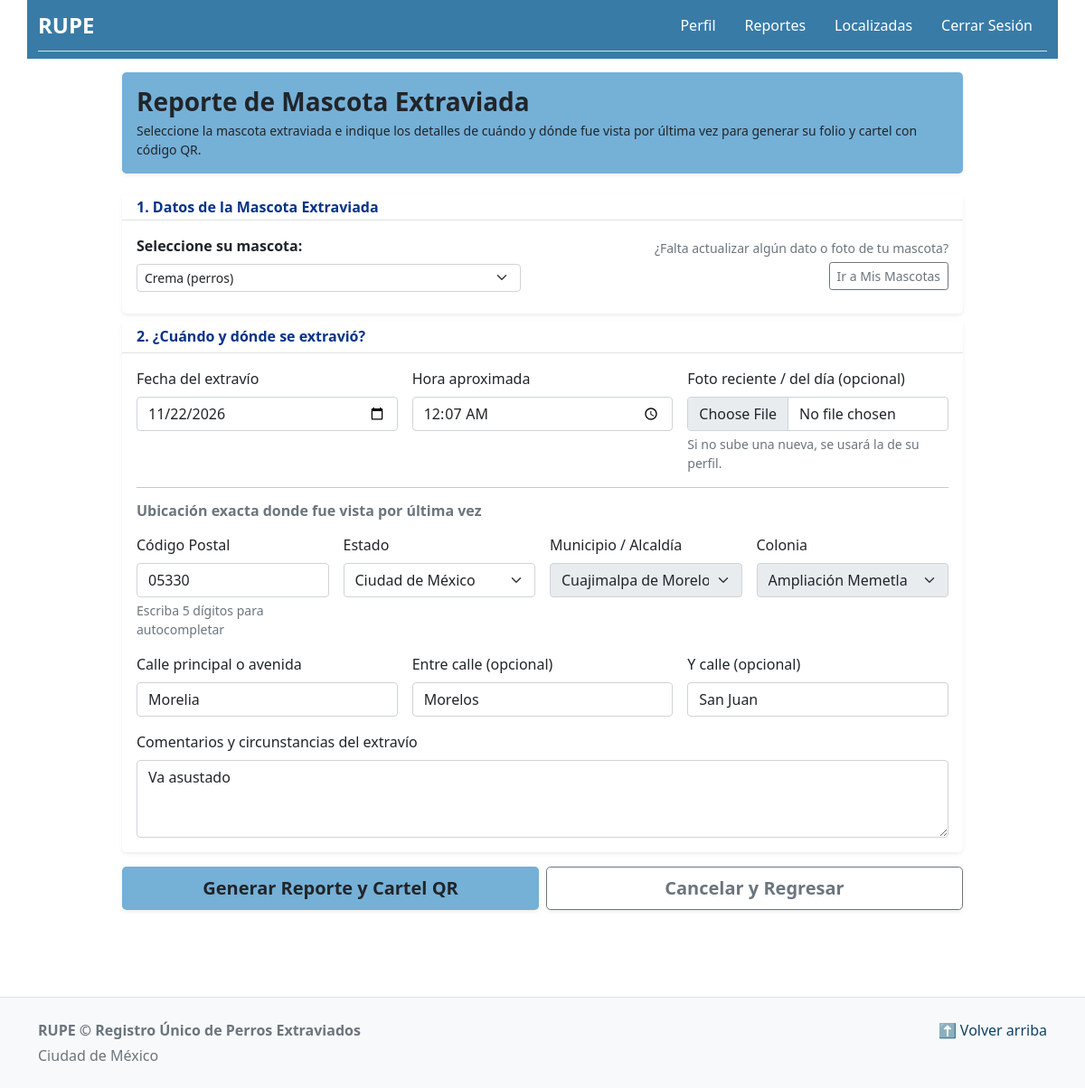
The app's page /controladores/usuarios/reportesusu.php?id=4 (signed in) with its own data.
### tables this page shows
CREATE TABLE `reportes` (
  `id_reporte` int NOT NULL,
  `id_reporte_padre` int DEFAULT NULL,
  `tipo_reporte` enum('extraviado','localizado') NOT NULL,
  `id_reporte_inicial` int DEFAULT NULL,
  `id_usuario` int DEFAULT NULL,
  `id_mascota` int DEFAULT NULL,
  `id_colonia` int DEFAULT NULL,
  `estatus` tinyint(1) NOT NULL DEFAULT '1',
  `nombre_invitado` varchar(150) DEFAULT NULL,
  `telefono_invitado` varchar(20) DEFAULT NULL,
  `en_resguardo` tinyint(1) NOT NULL DEFAULT '0',
  `calle` varchar(100) NOT NULL,
  `entre_calle` varchar(100) DEFAULT NULL,
  `y_calle` varchar(100) DEFAULT NULL,
  `foto` varchar(255) DEFAULT NULL,
  `fecha` date NOT NULL,
  `hora` time NOT NULL,
  `comentarios` varchar(255) DEFAULT NULL,
  `estado_reporte` enum('activo','recuperado') NOT NULL,
  `codigo_qr` varchar(255) NOT NULL
);

CREATE TABLE `mascotas` (
  `id_mascota` int NOT NULL,
  `id_usuario` int DEFAULT NULL,
  `id_catalogos` int NOT NULL,
  `id_sexos` int NOT NULL,
  `estatus` tinyint(1) NOT NULL DEFAULT '1',
  `nombre` varchar(50) DEFAULT NULL,
  `edad` int DEFAULT NULL,
  `color` varchar(50) DEFAULT NULL,
  `foto` varchar(250) DEFAULT NULL,
  `sena_particular` text,
  `tamano` varchar(15) DEFAULT NULL,
  `peso_aprox` int DEFAULT NULL
);

CREATE TABLE `codigos_postales` (
  `id_codigo` int NOT NULL,
  `id_alcaldias` int NOT NULL,
  `codigo_postal` varchar(10) DEFAULT NULL
);

CREATE TABLE `colonias` (
  `id_colonia` int NOT NULL,
  `id_codigos` int NOT NULL,
  `nombre_col` varchar(150) DEFAULT NULL
);

### vistas/usuarios/reportextravio.php (the view, shortened to what the rows shown need)
<main class="container py-5 mt-3">
    <section class="pt-3">
        <div class="col-lg-10 mx-auto">
            <?php if (empty($misMascotas)): ?>
                <div class="alert alert-warning text-center p-5 shadow-sm rounded-3">
                    <h4 class="fw-bold">No tienes mascotas registradas en tu perfil</h4>
                    <p class="mb-3">Para generar un reporte de extravío primero debes registrar los datos y fotografía de tu mascota.</p>
                    <a href="/RUPE/controladores/usuarios/mascotausu.php" class="btn btn-primary fw-bold me-2">+ Registrar Mascota</a>
                    <a href="/RUPE/index.php?c=perfilusuario&a=Inicio" class="btn btn-outline-secondary fw-bold">Regresar</a>
                </div>
            <?php else: ?>
                <form action="/RUPE/controladores/usuarios/reportesusu.php" method="POST" enctype="multipart/form-data" autocomplete="off" class="needs-validation" novalidate>
                    <div class="card border-0 shadow-sm rounded-3 mb-2">
                        <div class="card-header bg-white border-bottom py-1">
                            <h6 class="fw-bold mb-0" style="color: #063388;">1. Datos de la Mascota Extraviada</h6>
                        </div>
                        <div class="card-body">
                            <div class="row g-5 align-items-center mb-2">
                                <div class="col-md-6">
                                    <label for="id_mascota" class="form-label fw-bold">Seleccione su mascota:</label>
                                    <select id="id_mascota" name="id_mascota" class="form-select form-select-sm" onchange="mostrarFichaMascota()" required>
                                        <?php foreach ($misMascotas as $m): ?>
                                            <option value="<?= $m['id_mascota'] ?>"
                                                <?= (!empty($reporte['id_mascota']) && $reporte['id_mascota'] == $m['id_mascota']) ? 'selected' : '' ?>
                                                data-nombre="<?= htmlspecialchars($m['nombre'] ?? 'Sin nombre') ?>"
                                                data-especie="<?= htmlspecialchars($m['nom_especie'] ?? 'No especificada') ?>"
                                                data-raza="<?= htmlspecialchars($m['nom_raza'] ?? 'No especificada') ?>"
                                                data-sexo="<?= htmlspecialchars($m['sexos'] ?? 'No especificado') ?>"
                                                data-edad="<?= htmlspecialchars(!empty($m['edad']) ? $m['edad'] . ' años' : 'No especificada') ?>"
                                                data-color="<?= htmlspecialchars($m['color'] ?? 'No especificado') ?>"
                                                data-tamano="<?= htmlspecialchars($m['tamano'] ?? 'No especificado') ?>"
                                                data-senas="<?= htmlspecialchars($m['sena_particular'] ?? 'Sin señas registradas') ?>"
                                                data-foto="<?= htmlspecialchars(!empty($m['foto']) ? $m['foto'] : '/RUPE/assets/fotos/Mascota.jpg') ?>">
                                                <?= htmlspecialchars($m['nombre'] ?: 'Mascota #' . $m['id_mascota']) ?> (<?= htmlspecialchars($m['nom_especie'] ?? 'Mascota') ?>)
                                            </option>
                                        <?php endforeach; ?>
                                    </select>
                                </div>
                                <div class="col-md-6 text-md-end">
                                    <span class="text-muted small">¿Falta actualizar algún dato o foto de tu mascota?</span><br>
                                    <a href="/RUPE/controladores/usuarios/mascotausu.php?accion=listar" class="btn btn-outline-secondary btn-sm mt-1">Ir a Mis Mascotas</a>
                                </div>
                            </div>
                        </div>
                    </div>
                    <div class="card border-0 shadow-sm rounded-3 mb-3">
                        <div class="card-header bg-white border-bottom py-2">
                            <h6 class="fw-bold mb-0" style="color: #063388;">2. ¿Cuándo y dónde se extravió?</h6>
                        </div>
                        <div class="card-body">
                            <div class="row g-3 mb-3">
                                <div class="col-md-4">
                                    <label for="fecha" class="form-label fw-semibold">Fecha del extravío</label>
                                    <input type="date" class="form-control" id="fecha" name="fecha" max="<?= date('Y-m-d') ?>" value="<?= htmlspecialchars($reporte['fecha'] ?? date('Y-m-d')) ?>" required>
                                </div>
                                <div class="col-md-4">
                                    <label for="hora" class="form-label fw-semibold">Hora aproximada</label>
                                    <input type="time" class="form-control" id="hora" name="hora" value="<?= htmlspecialchars(!empty($reporte['hora']) ? substr($reporte['hora'], 0, 5) : date('H:i')) ?>" required>
                                </div>
                                <div class="col-md-4">
                                    <label for="foto" class="form-label fw-semibold">Foto reciente / del día (opcional)</label>
                                    <input type="file" class="form-control" id="foto" name="foto" accept="image/*">
                                    <div class="form-text small">Si no sube una nueva, se usará la de su perfil.</div>
                                </div>
                            </div>
                            <hr class="my-3">
                            <h6 class="fw-bold text-secondary mb-3">Ubicación exacta donde fue vista por última vez</h6>
                            <div class="row g-3 mb-3">
                                <div class="col-md-3">
                                    <label for="codigo_postal" class="form-label fw-semibold">Código Postal</label>
                                    <input type="text" class="form-control" id="codigo_postal" name="codigo_postal" maxlength="5" autocomplete="new-password"
                                        value="<?= htmlspecialchars($reporte['codigo_postal'] ?? '') ?>" placeholder="Ej. 06700" onkeyup="buscarPorCP()">
                                    <div id="msg-cp" class="form-text text-muted small">Escriba 5 dígitos para autocompletar</div>
                                </div>
                                <div class="col-md-3">
                                    <label for="estado_id" class="form-label fw-semibold">Estado</label>
                                    <select id="estado_id" name="estado_id" class="form-select" onchange="cargarMunicipios()" required>
                                        <?php if (!empty($listaEstados)): ?>
                                            <?php foreach ($listaEstados as $est): ?>
                                                <option value="<?= $est['id'] ?>" <?= (!empty($reporte['id_estado']) && $reporte['id_estado'] == $est['id']) ? 'selected' : '' ?>>
                                                    <?= htmlspecialchars($est['nombre']) ?>
                                                </option>
                                            <?php endforeach; ?>
                                        <?php endif; ?>
                                    </select>
                                </div>
                                <div class="col-md-3">
                                    <label for="municipio_id" class="form-label fw-semibold">Municipio / Alcaldía</label>
                                    <select id="municipio_id" name="municipio_id" class="form-select" onchange="cargarColoniasPorMunicipio()" disabled required>
                                        <?php if (!empty($listaMunicipios)): ?>
                                            <?php foreach ($listaMunicipios as $mun): ?>
                                                <option value="<?= $mun['id'] ?>"
                                                        data-nombre="<?= htmlspecialchars($mun['nombre']) ?>"
                                                        <?= (!empty($reporte['id_alcaldia']) && $reporte['id_alcaldia'] == $mun['id']) ? 'selected' : '' ?>>
                                                    <?= htmlspecialchars($mun['nombre']) ?>
                                                </option>
                                            <?php endforeach; ?>
                                        <?php endif; ?>
                                    </select>
                                </div>
                                <div class="col-md-3">
                                    <label for="colonia_nombre" class="form-label fw-semibold">Colonia</label>
                                    <select id="colonia_nombre" name="colonia_nombre" class="form-select" onchange="completarCPDesdeColonia()" disabled required>
                                        <?php if (!empty($listaColonias)): ?>
                                            <?php foreach ($listaColonias as $col): ?>
                                                <option value="<?= htmlspecialchars($col['nombre_col']) ?>"
                                                        data-cp="<?= htmlspecialchars($col['codigo_postal']) ?>"
                                                        <?= (!empty($reporte['nombre_colonia']) && trim(mb_strtolower($reporte['nombre_colonia'])) === trim(mb_strtolower($col['nombre_col']))) ? 'selected' : '' ?>>
                                                    <?= htmlspecialchars($col['nombre_col']) ?>
                                                </option>
                                            <?php endforeach; ?>
                                        <?php endif; ?>
                                    </select>
                                </div>
                            </div>
                            <div class="row g-3 mb-3">
                                <div class="col-md-4">
                                    <label for="calle" class="form-label fw-semibold">Calle principal o avenida</label>
                                    <input type="text" class="form-control" id="calle" name="calle" value="<?= htmlspecialchars($reporte['calle'] ?? '') ?>" autocomplete="new-password" placeholder="Ej. Av. Madero Sur" required>
                                </div>
                                <div class="col-md-4">
                                    <label for="entre_calle" class="form-label fw-semibold">Entre calle (opcional)</label>
                                    <input type="text" class="form-control" id="entre_calle" name="entre_calle" value="<?= htmlspecialchars($reporte['entre_calle'] ?? '') ?>" placeholder="Ej. Calle Hidalgo">
                                </div>
                                <div class="col-md-4">
                                    <label for="y_calle" class="form-label fw-semibold">Y calle (opcional)</label>
                                    <input type="text" class="form-control" id="y_calle" name="y_calle" value="<?= htmlspecialchars($reporte['y_calle'] ?? '') ?>" placeholder="Ej. Calle Morelos">
                                </div>
                            </div>
                            <div class="row g-3">
                                <div class="col-12">
                                    <label for="comentarios" class="form-label fw-semibold">Comentarios y circunstancias del extravío</label>
                                    <textarea class="form-control" id="comentarios" name="comentarios" rows="3"
                                        placeholder="Indique si llevaba collar o placa, si es asustadizo, hacia dónde corrió o cualquier dato importante para quien lo encuentre..."
                                        required><?= htmlspecialchars($reporte['comentarios'] ?? '') ?></textarea>
                                </div>
                            </div>
                        </div>
                    </div>
                    <div class="row g-2 mb-5">
                        <div class="col-md-6">
                            <button type="submit" class="btn btn-lg w-100 fw-bold shadow-sm" style="background-color: #75b0d7;">
                                Generar Reporte y Cartel QR
                            </button>
                        </div>
                        <div class="col-md-6">
                            <a href="<?= !empty($reporte) ? '/RUPE/controladores/usuarios/reportesusu.php?accion=listar' : '/RUPE/index.php?c=perfilusuario&a=Inicio' ?>"
                                class="btn btn-outline-secondary btn-lg w-100 fw-bold shadow-sm">
                                Cancelar y Regresar
                            </a>
                        </div>
                    </div>
                </form>
            <?php endif; ?>
        </div>
    </section>
</main>

### records on screen
reportes: id_mascota "Crema (perros)", fecha "11/22/2026", hora "00:07", codigo_postal "05330", calle "Morelia", entre_calle "Morelos", y_calle "San Juan", comentarios "Va asustado"
colonias: colonia_nombre "Ampliación Memetla"

### other values on screen
form field estado_id "Ciudad de México"
form field municipio_id "Cuajimalpa de Morelos"
